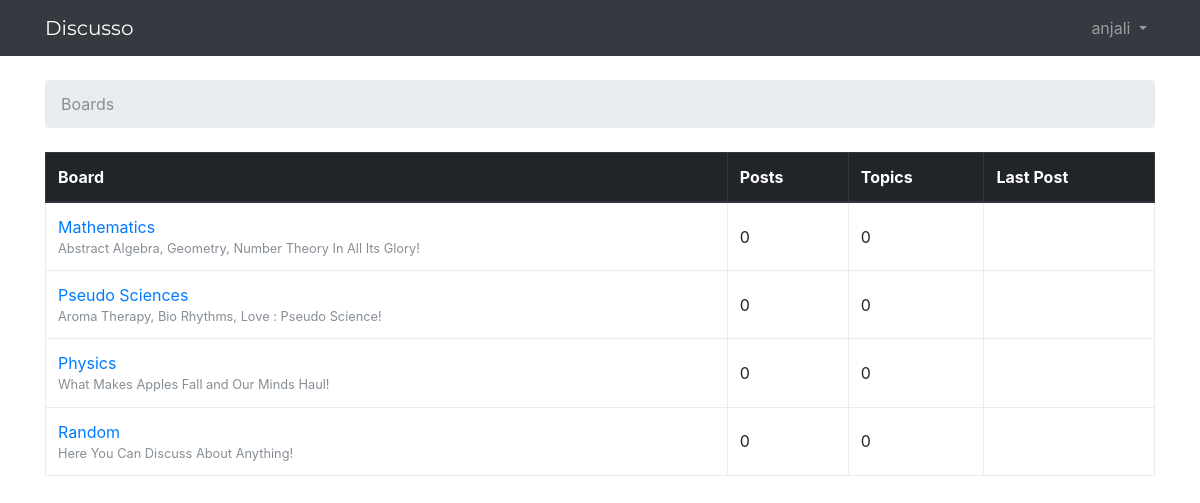
The app's page / (signed in) with its own data.
### boards/models.py (models this page shows, shortened)
class Board(models.Model):
    Name = models.CharField(max_length=30, unique=True)
    Description = models.CharField(max_length=100)

### boards/views.py (the view)
# urls.py: url(r'^$', views.home, name='home'), #^$ denotes empty path i.e takes us to 127.0.0.1:8000
def home(request):
	boards = Board.objects.all()
	return render(request, 'home.html', {'boards': boards})

### templates/home.html
  {% extends 'base.html' %}
  {% block breadcrumb %}
    <li class="breadcrumb-item active">Boards</li>
  {% endblock %}
  {% block content %}
    <table class="table table-bordered">
      <thead class ="thead-dark">
        <tr>
          <th>Board</th>
          <th>Posts</th>
          <th>Topics</th>
          <th>Last Post</th>
        </tr>
      </thead>
      <tbody>
        {% for board in boards %}
        <tr>
          <td>
            <a href="{% url 'board_topics' board.pk %}">{{ board.Name }}</a>
            <small class="text-muted d-block">{{ board.Description }}</small>
          </td>
          <td class="align-middle">0</td>
          <td class="align-middle">0</td>
          <td></td>
        </tr>
        {% endfor %}
      </tbody>
    </table>
  {% endblock %}

### templates/base.html (shortened to what this page needs)
{% load static %}<!DOCTYPE html>
<html>
	<head>
		<link rel="stylesheet" href="{% static 'css/bootstrap.min.css' %}">
		<link rel="stylesheet" href="{% static 'css/app.css' %}">
	</head>
	<body>
		{% block body%}
		<nav class="navbar navbar-expand-sm navbar-dark bg-dark">
			<div class="container">
				<a class="navbar-brand" href="{% url 'home' %}">Discusso</a>
				<div class="collapse navbar-collapse" id="mainMenu">
					{% if user.is_authenticated %}
					<ul class="navbar-nav ml-auto">
						<li class="nav-item dropdown">
							<a class="nav-link dropdown-toggle" href="#" id="userMenu" data-toggle="dropdown" aria-haspopup="true" aria-expanded="false">
								{{ user.username }}
							</a>
						</li>
					</ul>
					{% else %}
					<form class="form-inline ml-auto">
						<a href="{% url 'login' %}" class="btn btn-outline-secondary">Log In</a>
						<a href="{% url 'signup' %}" class="btn btn-primary ml-2">Sign Up</a>
					</form>
					{% endif %}
				</div>
			</div>
		</nav>
		<div class="container">
			<ol class="breadcrumb my-4">
				{% block breadcrumb %}
				{% endblock %}
			</ol>
		{% block content %}
		{% endblock %}
		</div>
		{% endblock body %}
	</body>
</html>

### static/css/app.css (style rules this page uses)
.navbar-brand { font-family: 'Montserrat', sans-serif; }

### records on screen
Board: Name "Mathematics", Description "Abstract Algebra, Geometry, Number Theory In All Its Glory!"
Board: Name "Pseudo Sciences", Description "Aroma Therapy, Bio Rhythms, Love : Pseudo Science!"
Board: Name "Physics", Description "What Makes Apples Fall and Our Minds Haul!"
Board: Name "Random", Description "Here You Can Discuss About Anything!"

### other values on screen
{{ user.username }} "anjali"
